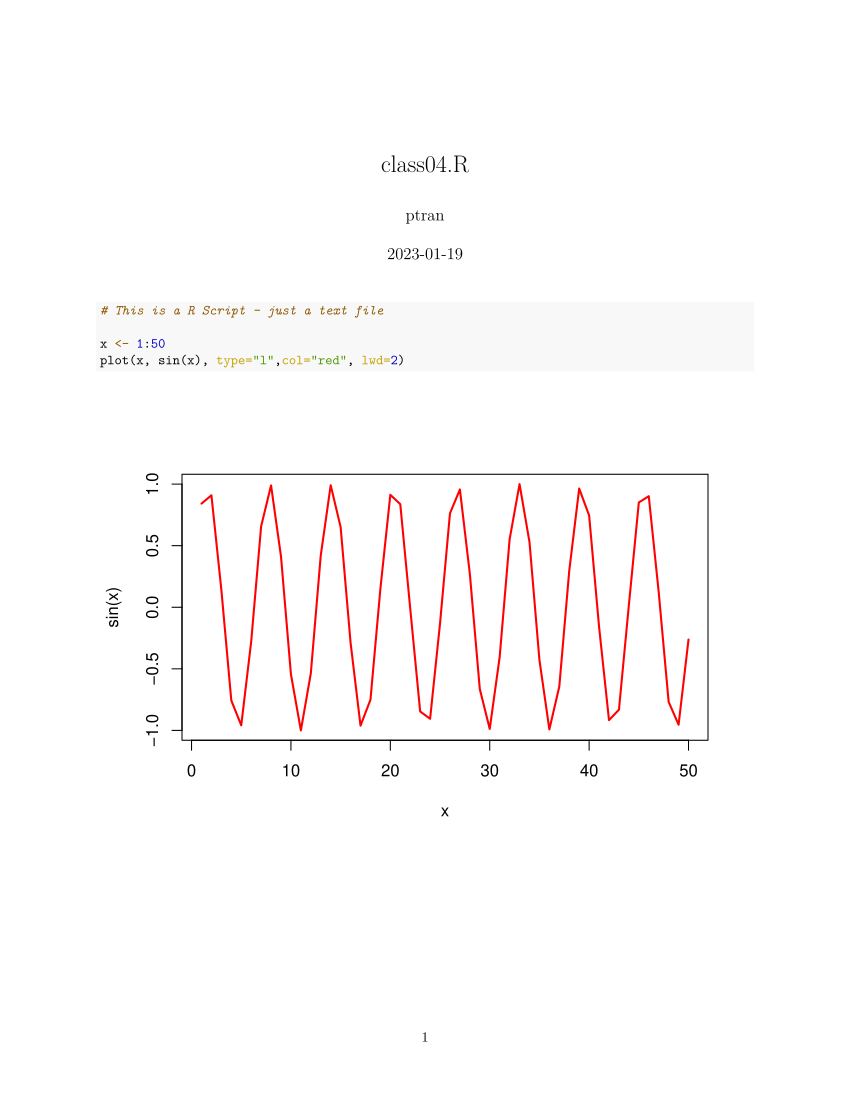

Generate this figure with R:
# This is a R Script - just a text file

x <- 1:50
plot(x, sin(x), type="l",col="red", lwd=2)
